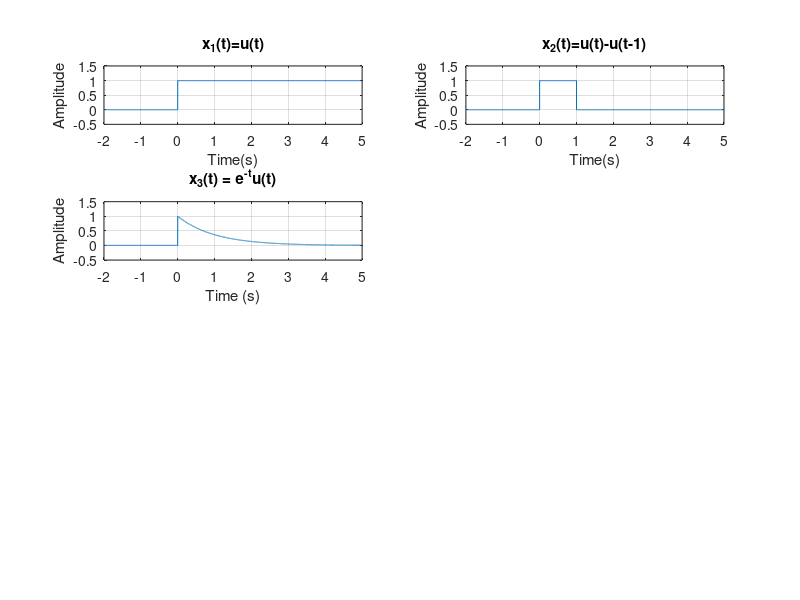

Reproduce this figure in MATLAB. (Note: this script raises an error after producing the figure.)
Ts= 0.001;
t=-2:Ts:5;

figure('Name','Plots of CT Signals');

subplot(4,2,1);
x1=(t>=0);
plot(t,x1);
title('x_1(t)=u(t)');
xlabel('Time(s)');
ylabel('Amplitude');
axis([-2 5 -0.5 1.5]);
grid on;

%x2
subplot(4,2,2);
x2=(t>=0) -(t>=1);
plot(t,x2);
title('x_2(t)=u(t)-u(t-1)');
xlabel('Time(s)');
ylabel('Amplitude');
axis([-2 5 -0.5 1.5]);
grid on;

%x3
subplot(4,2,3);
x3=exp(-t) .* (t>=0);
plot(t,x3);
title('x_3(t) = e^{-t}u(t)');
xlabel('Time (s)');
ylabel('Amplitude');
axis([-2 5 -0.5 1.5]);
grid on;

%x4
subplot